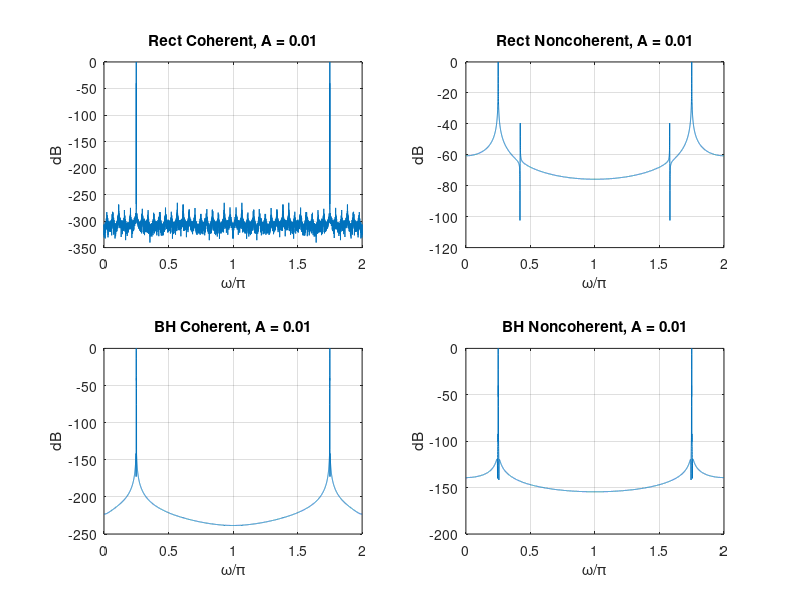
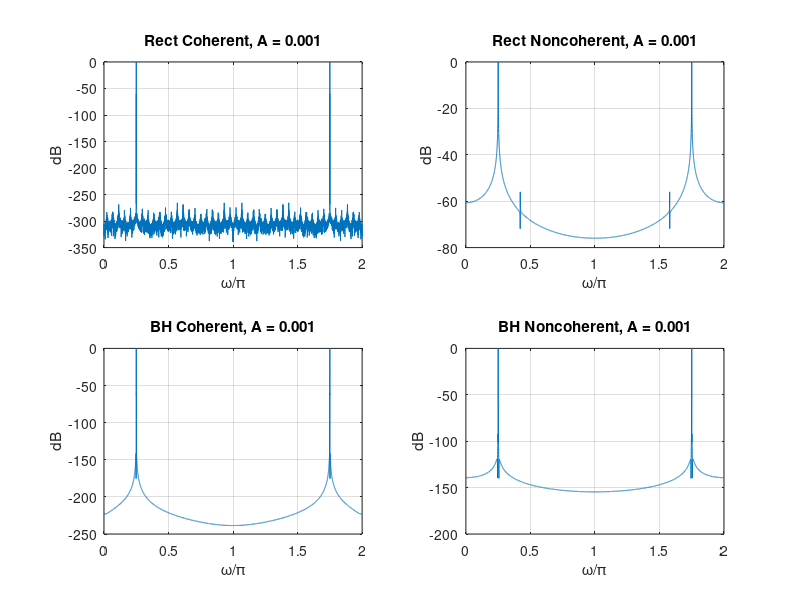

Here is the MATLAB script that generated these plots, in order:
clear; clc; close all;

N = 8192;
n = 0:N-1;
f = (0:N-1)/N;

w_axis = (0:N-1)*(2*pi/N);

A_list = [0.01 0.001];   % two amplitudes 

w_rect = ones(1,N);
w_bh = blackmanharris(N)';

w1_base = 0.25*pi;

for aIdx = 1:length(A_list)

    A2 = A_list(aIdx);

    figure;

    
    % CASE 1: RECT - COHERENT
    
    p = 2;
    dw = 2*pi*p/N;

    w1 = w1_base;
    w2 = w1 + dw;

    x = sin(w1*n) + A2*sin(w2*n);

    X = fft(x .* w_rect);
    X = 20*log10(abs(X)/max(abs(X)));

    subplot(2,2,1);
    plot(w_axis/pi, X);
    title(['Rect Coherent, A = ', num2str(A2)]);
    xlabel('\omega/\pi'); ylabel('dB'); grid on;

    % CASE 2: RECT - NONCOHERENT
    p = 700;
    dw = 2*pi*p/N;

    w1 = (0.25 + 1/N)*pi;
    w2 = w1 + dw;

    x = sin(w1*n) + A2*sin(w2*n);

    X = fft(x .* w_rect);
    X = 20*log10(abs(X)/max(abs(X)));

    subplot(2,2,2);
    plot(w_axis/pi, X);
    title(['Rect Noncoherent, A = ', num2str(A2)]);
    xlabel('\omega/\pi'); ylabel('dB'); grid on;


    % CASE 3: BH - COHERENT
    p = 5;
    dw = 2*pi*p/N;

    w1 = w1_base;
    w2 = w1 + dw;

    x = sin(w1*n) + A2*sin(w2*n);

    X = fft(x .* w_bh);
    X = 20*log10(abs(X)/max(abs(X)));

    subplot(2,2,3);
    plot(w_axis/pi, X);
    title(['BH Coherent, A = ', num2str(A2)]);
    xlabel('\omega/\pi'); ylabel('dB'); grid on;


    % CASE 4: BH - NONCOHERENT

    p = 5;
    dw = 2*pi*p/N;

    w1 = (0.25 + 1/N)*pi;
    w2 = w1 + dw;

    x = sin(w1*n) + A2*sin(w2*n);

    X = fft(x .* w_bh);
    X = 20*log10(abs(X)/max(abs(X)));

    subplot(2,2,4);
    plot(w_axis/pi, X);
    title(['BH Noncoherent, A = ', num2str(A2)]);
    xlabel('\omega/\pi'); ylabel('dB'); grid on;

end
